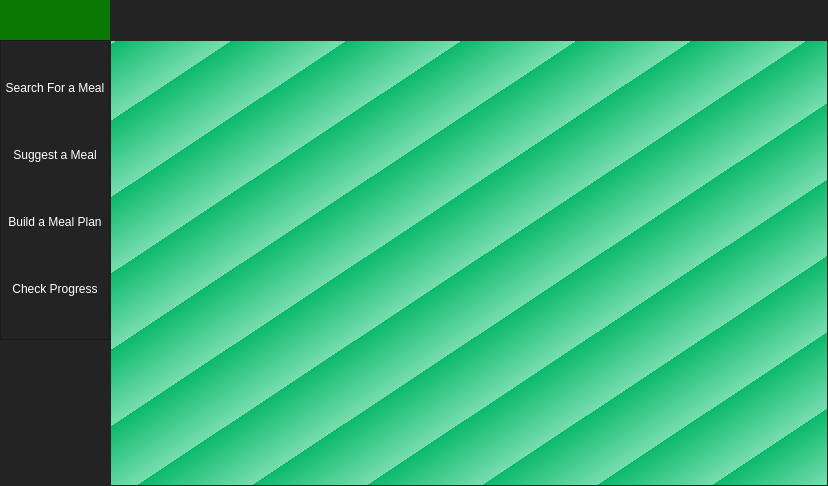
<?xml version="1.0" encoding="UTF-8"?>
<ui version="4.0">
 <class>MainWindow</class>
 <widget class="QMainWindow" name="MainWindow">
  <property name="geometry">
   <rect>
    <x>0</x>
    <y>0</y>
    <width>828</width>
    <height>486</height>
   </rect>
  </property>
  <property name="maximumSize">
   <size>
    <width>1000</width>
    <height>500</height>
   </size>
  </property>
  <property name="windowTitle">
   <string>MainWindow</string>
  </property>
  <property name="styleSheet">
   <string notr="true">background-color: rgb(45, 45, 45);</string>
  </property>
  <widget class="QWidget" name="centralwidget">
   <layout class="QVBoxLayout" name="verticalLayout">
    <property name="spacing">
     <number>0</number>
    </property>
    <property name="leftMargin">
     <number>0</number>
    </property>
    <property name="topMargin">
     <number>0</number>
    </property>
    <property name="rightMargin">
     <number>0</number>
    </property>
    <property name="bottomMargin">
     <number>0</number>
    </property>
    <item>
     <widget class="QFrame" name="Top_Bar">
      <property name="maximumSize">
       <size>
        <width>1000</width>
        <height>40</height>
       </size>
      </property>
      <property name="styleSheet">
       <string notr="true">background-color: rgb(35, 35, 35);</string>
      </property>
      <property name="frameShape">
       <enum>QFrame::NoFrame</enum>
      </property>
      <property name="frameShadow">
       <enum>QFrame::Raised</enum>
      </property>
      <property name="lineWidth">
       <number>0</number>
      </property>
      <layout class="QHBoxLayout" name="horizontalLayout" stretch="0,0">
       <property name="spacing">
        <number>0</number>
       </property>
       <property name="leftMargin">
        <number>0</number>
       </property>
       <property name="topMargin">
        <number>0</number>
       </property>
       <property name="rightMargin">
        <number>0</number>
       </property>
       <property name="bottomMargin">
        <number>0</number>
       </property>
       <item>
        <widget class="QFrame" name="frame_toggle">
         <property name="minimumSize">
          <size>
           <width>70</width>
           <height>0</height>
          </size>
         </property>
         <property name="maximumSize">
          <size>
           <width>110</width>
           <height>40</height>
          </size>
         </property>
         <property name="styleSheet">
          <string notr="true">#QPushButton{
border: 0px;
color: orange;
}

#QPushButton{
background-color: qlineargradient(spread:repeat, x1:0.914299, y1:0.92, x2:1, y2:1, stop:0 rgba(11, 185, 107, 255), stop:1 rgba(120, 221, 176, 255))
}</string>
         </property>
         <property name="frameShape">
          <enum>QFrame::NoFrame</enum>
         </property>
         <property name="frameShadow">
          <enum>QFrame::Raised</enum>
         </property>
         <layout class="QVBoxLayout" name="verticalLayout_2">
          <property name="spacing">
           <number>0</number>
          </property>
          <property name="leftMargin">
           <number>0</number>
          </property>
          <property name="topMargin">
           <number>0</number>
          </property>
          <property name="rightMargin">
           <number>0</number>
          </property>
          <property name="bottomMargin">
           <number>0</number>
          </property>
          <item>
           <widget class="QPushButton" name="Btn_Toggle">
            <property name="sizePolicy">
             <sizepolicy hsizetype="Expanding" vsizetype="Expanding">
              <horstretch>0</horstretch>
              <verstretch>0</verstretch>
             </sizepolicy>
            </property>
            <property name="minimumSize">
             <size>
              <width>70</width>
              <height>0</height>
             </size>
            </property>
            <property name="styleSheet">
             <string notr="true">color: rgb(255, 255, 255);
background-color: rgb(11, 122, 5);
border: 0px;</string>
            </property>
            <property name="text">
             <string/>
            </property>
            <property name="icon">
             <iconset>
              <normaloff>everyday_health-removebg-preview.png</normaloff>everyday_health-removebg-preview.png</iconset>
            </property>
            <property name="iconSize">
             <size>
              <width>40</width>
              <height>44</height>
             </size>
            </property>
           </widget>
          </item>
         </layout>
        </widget>
       </item>
       <item>
        <widget class="QFrame" name="frame_top">
         <property name="maximumSize">
          <size>
           <width>930</width>
           <height>16777215</height>
          </size>
         </property>
         <property name="styleSheet">
          <string notr="true">background-color: rgb(35,35,35);</string>
         </property>
         <property name="frameShape">
          <enum>QFrame::NoFrame</enum>
         </property>
         <property name="frameShadow">
          <enum>QFrame::Raised</enum>
         </property>
        </widget>
       </item>
      </layout>
     </widget>
    </item>
    <item>
     <widget class="QFrame" name="Content">
      <property name="frameShape">
       <enum>QFrame::NoFrame</enum>
      </property>
      <property name="frameShadow">
       <enum>QFrame::Raised</enum>
      </property>
      <layout class="QHBoxLayout" name="horizontalLayout_2">
       <property name="spacing">
        <number>0</number>
       </property>
       <property name="leftMargin">
        <number>0</number>
       </property>
       <property name="topMargin">
        <number>0</number>
       </property>
       <property name="rightMargin">
        <number>0</number>
       </property>
       <property name="bottomMargin">
        <number>0</number>
       </property>
       <item>
        <widget class="QFrame" name="frame_left_menu">
         <property name="minimumSize">
          <size>
           <width>110</width>
           <height>0</height>
          </size>
         </property>
         <property name="maximumSize">
          <size>
           <width>70</width>
           <height>16777215</height>
          </size>
         </property>
         <property name="styleSheet">
          <string notr="true">background-color: rgb(35, 35, 35);</string>
         </property>
         <property name="frameShape">
          <enum>QFrame::NoFrame</enum>
         </property>
         <property name="frameShadow">
          <enum>QFrame::Raised</enum>
         </property>
         <layout class="QVBoxLayout" name="verticalLayout_3">
          <property name="spacing">
           <number>0</number>
          </property>
          <property name="leftMargin">
           <number>0</number>
          </property>
          <property name="topMargin">
           <number>0</number>
          </property>
          <property name="rightMargin">
           <number>0</number>
          </property>
          <property name="bottomMargin">
           <number>0</number>
          </property>
          <item alignment="Qt::AlignTop">
           <widget class="QFrame" name="frame_top_menus">
            <property name="minimumSize">
             <size>
              <width>100</width>
              <height>300</height>
             </size>
            </property>
            <property name="maximumSize">
             <size>
              <width>1300</width>
              <height>16777215</height>
             </size>
            </property>
            <property name="frameShape">
             <enum>QFrame::StyledPanel</enum>
            </property>
            <property name="frameShadow">
             <enum>QFrame::Raised</enum>
            </property>
            <layout class="QVBoxLayout" name="verticalLayout_4">
             <property name="spacing">
              <number>0</number>
             </property>
             <property name="leftMargin">
              <number>0</number>
             </property>
             <property name="topMargin">
              <number>0</number>
             </property>
             <property name="rightMargin">
              <number>0</number>
             </property>
             <property name="bottomMargin">
              <number>0</number>
             </property>
             <item>
              <widget class="QPushButton" name="Btn_menu_1">
               <property name="minimumSize">
                <size>
                 <width>0</width>
                 <height>40</height>
                </size>
               </property>
               <property name="styleSheet">
                <string notr="true">QPushButton{
	color: white;
	
	
	
	
	font: 75 9pt &quot;Nirmala UI&quot;;
	background-color: rgb(35,35,35);
	border: 0px solid;

}
QPushButton:hover{
	background-color: qlineargradient(spread:pad, x1:1, y1:1, x2:0.0511364, y2:0, stop:0.420455 rgba(16, 149, 115, 207), stop:0.914773 rgba(23, 255, 147, 255));
}</string>
               </property>
               <property name="text">
                <string>Search For a Meal</string>
               </property>
              </widget>
             </item>
             <item>
              <widget class="QPushButton" name="Btn_menu_3">
               <property name="minimumSize">
                <size>
                 <width>0</width>
                 <height>40</height>
                </size>
               </property>
               <property name="maximumSize">
                <size>
                 <width>16777215</width>
                 <height>40</height>
                </size>
               </property>
               <property name="styleSheet">
                <string notr="true">QPushButton{
	color: white;
	
	
	
	
	font: 75 9pt &quot;Nirmala UI&quot;;
	background-color: rgb(35,35,35);
	border: 0px solid;

}
QPushButton:hover{
	background-color: qlineargradient(spread:pad, x1:1, y1:1, x2:0.0511364, y2:0, stop:0.420455 rgba(16, 149, 115, 207), stop:0.914773 rgba(23, 255, 147, 255));
}</string>
               </property>
               <property name="text">
                <string>Suggest a Meal</string>
               </property>
              </widget>
             </item>
             <item>
              <widget class="QPushButton" name="Btn_menu_2">
               <property name="minimumSize">
                <size>
                 <width>0</width>
                 <height>40</height>
                </size>
               </property>
               <property name="maximumSize">
                <size>
                 <width>16777215</width>
                 <height>40</height>
                </size>
               </property>
               <property name="styleSheet">
                <string notr="true">QPushButton{
	color: white;
	
	
	font: 75 9pt &quot;Nirmala UI&quot;;
	background-color: rgb(35,35,35);
	border: 0px solid;

}
QPushButton:hover{
	background-color: qlineargradient(spread:pad, x1:1, y1:1, x2:0.0511364, y2:0, stop:0.420455 rgba(16, 149, 115, 207), stop:0.914773 rgba(23, 255, 147, 255));
}</string>
               </property>
               <property name="text">
                <string>Build a Meal Plan</string>
               </property>
              </widget>
             </item>
             <item>
              <widget class="QPushButton" name="Btn_menu_4">
               <property name="minimumSize">
                <size>
                 <width>0</width>
                 <height>40</height>
                </size>
               </property>
               <property name="maximumSize">
                <size>
                 <width>16777215</width>
                 <height>40</height>
                </size>
               </property>
               <property name="styleSheet">
                <string notr="true">QPushButton{
	color: white;
	
	
	
	
	font: 75 9pt &quot;Nirmala UI&quot;;
	background-color: rgb(35,35,35);
	border: 0px solid;

}
QPushButton:hover{
	background-color: qlineargradient(spread:pad, x1:1, y1:1, x2:0.0511364, y2:0, stop:0.420455 rgba(16, 149, 115, 207), stop:0.914773 rgba(23, 255, 147, 255));
}</string>
               </property>
               <property name="text">
                <string>Check Progress</string>
               </property>
              </widget>
             </item>
            </layout>
           </widget>
          </item>
         </layout>
        </widget>
       </item>
       <item>
        <widget class="QFrame" name="frame_pages">
         <property name="frameShape">
          <enum>QFrame::StyledPanel</enum>
         </property>
         <property name="frameShadow">
          <enum>QFrame::Raised</enum>
         </property>
         <layout class="QVBoxLayout" name="verticalLayout_5">
          <property name="spacing">
           <number>0</number>
          </property>
          <property name="leftMargin">
           <number>0</number>
          </property>
          <property name="topMargin">
           <number>0</number>
          </property>
          <property name="rightMargin">
           <number>0</number>
          </property>
          <property name="bottomMargin">
           <number>0</number>
          </property>
          <item>
           <widget class="QStackedWidget" name="Pages">
            <property name="styleSheet">
             <string notr="true">background-color: qlineargradient(spread:repeat, x1:0.914299, y1:0.92, x2:1, y2:1, stop:0 rgba(11, 185, 107, 255), stop:1 rgba(120, 221, 176, 255));</string>
            </property>
            <property name="currentIndex">
             <number>1</number>
            </property>
            <widget class="QWidget" name="page"/>
            <widget class="QWidget" name="page_2"/>
           </widget>
          </item>
         </layout>
        </widget>
       </item>
      </layout>
     </widget>
    </item>
   </layout>
  </widget>
 </widget>
 <resources/>
 <connections/>
</ui>
